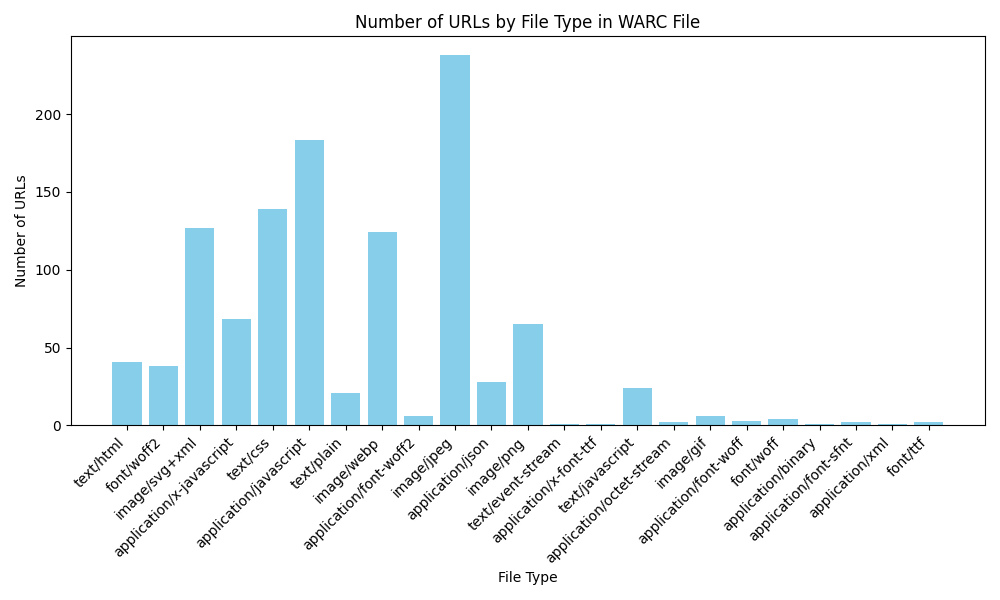

Write Python code to recreate this figure.
import matplotlib.pyplot as plt
from collections import Counter
from warcio.archiveiterator import ArchiveIterator

# Define a dictionary to hold file type counts.
file_type_counts = Counter()

warc_file_path = 'homework-4/hw4-cs532-20241026185953.warc'

# Process the WARC file and count file types.
with open(warc_file_path, 'rb') as stream:
    for record in ArchiveIterator(stream):
        if record.rec_type == 'response':
            file_type = record.http_headers.get_header('Content-Type')
            if file_type:
                file_type_counts[file_type.split(';')[0]] += 1

# Check if there's any data collected.
if not file_type_counts:
    print("No file types found. Check the WARC file.")
else:
    # Plotting
    file_types = list(file_type_counts.keys())            
    counts = list(file_type_counts.values())

    plt.figure(figsize=(10, 6))
    plt.bar(file_types, counts, color='skyblue')
    plt.xticks(rotation=45, ha='right')
    plt.xlabel("File Type")
    plt.ylabel("Number of URLs")
    plt.title("Number of URLs by File Type in WARC File")
    plt.tight_layout()
    plt.show()
